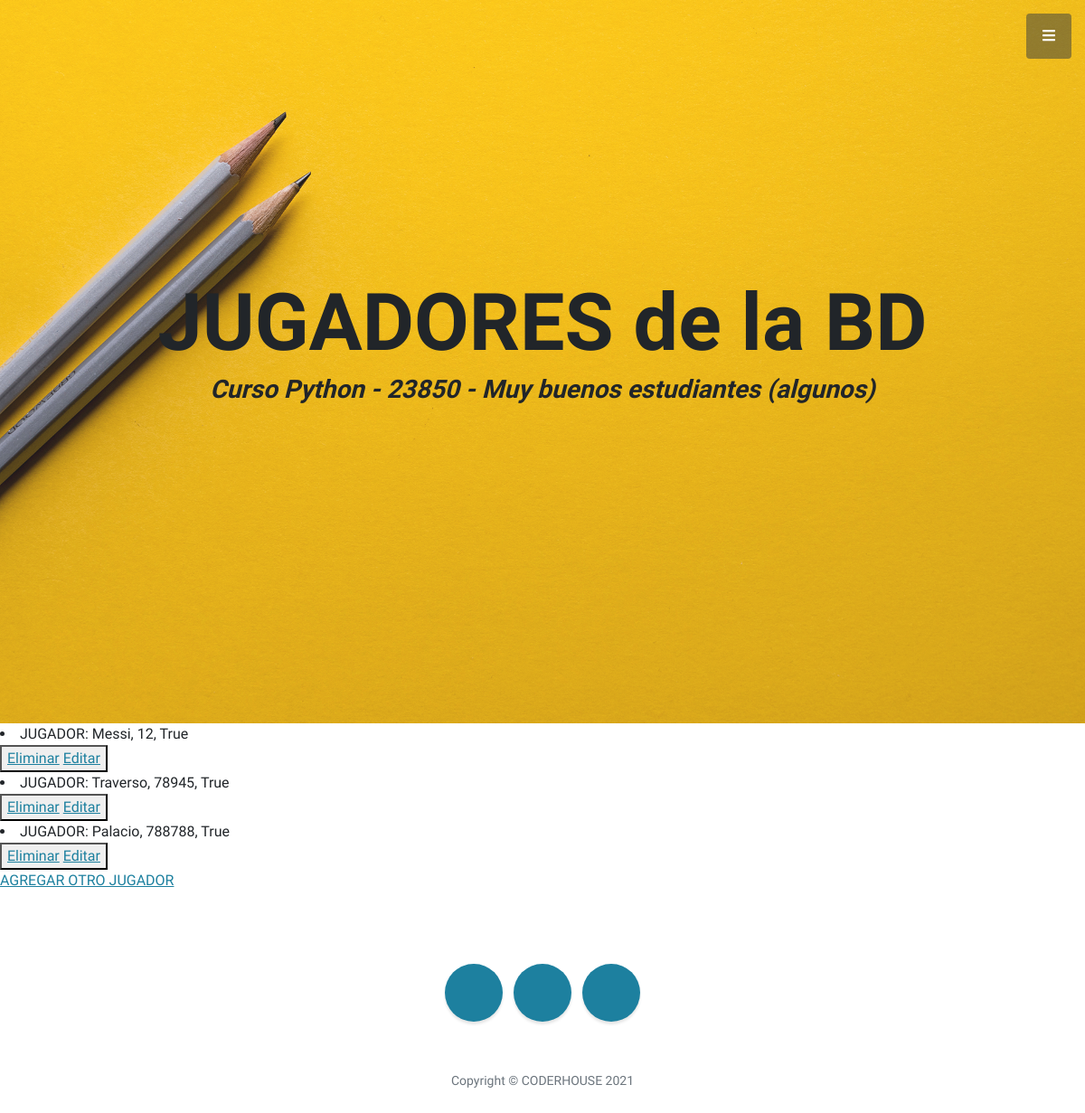
/AppCoder/leerJugadores (signed in), run on the app's committed database.
### AppCoder/models.py (models this page shows)
class Jugador(models.Model):
    apellido = models.CharField(max_length=40)
    numero = models.IntegerField()
    esBueno = models.BooleanField()
    def __str__(self):
        return f" {self.apellido}, {self.numero}, {self.esBueno} "

### AppCoder/views.py (the view)
# urls.py: path('leerJugadores', views.leerJugadores, name="LeerJugadores"),
@login_required
def leerJugadores(request):
    jugadores = Jugador.objects.all()
    dir = {"jugadores":jugadores} #contexto
    return render(request, "AppCoder/leerJugadores.html", dir)

### AppCoder/templates/AppCoder/leerJugadores.html
{% extends "AppCoder/padre.html" %}
{% load static %}
        {% block contenido2 %}
            <h1 class="mb-1">JUGADORES de la BD</h1>
        {% endblock %}
        {% block contenido %}
            {% for j in jugadores %}
                <li>JUGADOR:   {{ j }}  </li>
                <button>
                    <a href="{% url 'EliminarJugador' j.numero %}">Eliminar</a>
                    <a href="{% url 'EditarJugador' j.numero %}">Editar</a>
                </button>
                <br>
            {% endfor %}
            <a href="{% url 'JugadorFormulario'%}"> AGREGAR OTRO JUGADOR </a>
        {% endblock %}

### data on the page
Jugador: apellido+numero+esBueno "Messi, 12, True"
Jugador: apellido+numero+esBueno "Traverso, 78945, True"
Jugador: apellido+numero+esBueno "Palacio, 788788, True"
